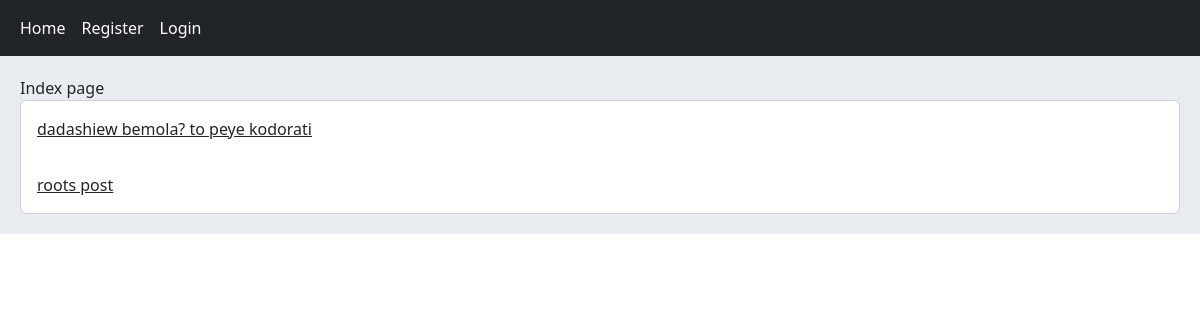
The app's page /, older data.
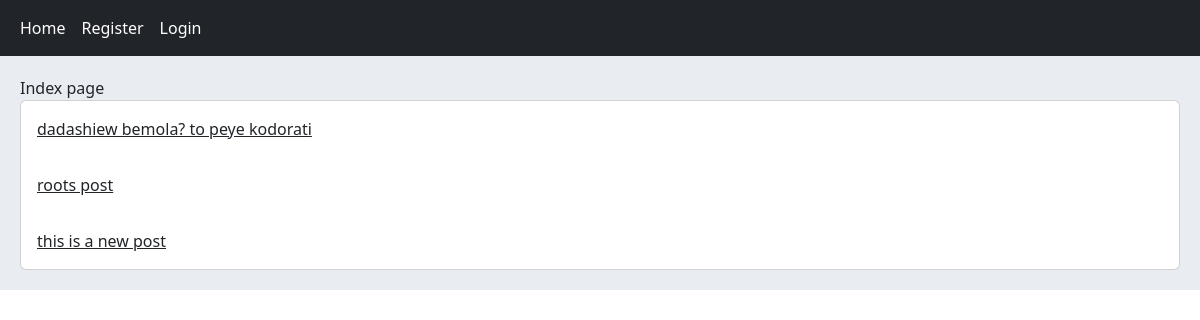
The same page, newer data.
### home/models.py (models this page shows, shortened)
class Post(models.Model):
    user = models.ForeignKey(User, on_delete=models.CASCADE)
    body = models.TextField()
    slug = models.SlugField()
    created = models.DateTimeField(auto_now_add=True)
    updated = models.DateTimeField(auto_now=True)

### home/views.py (the view)
# urls.py: path('', views.HomeView.as_view(), name='home'),
class HomeView(View):
    def get(self, request):
        posts = Post.objects.all()
        return render(request, 'home/index.html', {'posts':posts})

### home/templates/home/index.html
{% extends "base.html" %}
{% block content %}
    Index page
    <div class="card">
        {% for post in posts %}
            <a href="{% url 'home:post_detail' post.id post.slug %}" class="card-body"> {{ post.body|truncatewords:8 }} </a>
        {% endfor %}
    </div>
{% endblock %}

### templates/base.html (shortened to what this page needs)
<Html>
<Head>
    <link href="https://cdn.jsdelivr.net/npm/bootstrap@5.3.3/dist/css/bootstrap.min.css" rel="stylesheet">
</Head>
<Body>
    {% include "inc/navbar.html" %}
    <div class="jumbotron">
        {% block content %} {% endblock %}
    </div>
</Body>
</Html>

### templates/inc/navbar.html
<nav class="navbar navbar-expand-lg navbar-dark bg-dark">
  <div class="container-fluid">
    <div class="navbar-nav">
      <a class="nav-link active" href="{% url 'home:home' %}">Home</a>
      {% if request.user.is_authenticated %}
        <a class="nav-link active" href="{% url 'account:user_profile' request.user.id %}">Profile</a>
        <a class="nav-link active" href="{% url 'account:user_logout' %}">Logout</a>
      {% else %}
        <a class="nav-link active" href="{% url 'account:user_register' %}">Register</a>
        <a class="nav-link active" href="{% url 'account:user_login' %}">Login</a>
      {% endif %}
    </div>
  </div>
</nav>

### templates/base.html (style rules this page uses)
.jumbotron { padding:20px; margin-bottom:20px; background-color: #e9ecf0; }

Row changes from the older to the newer data that the page shows:
added Post: body "this is a new post"
